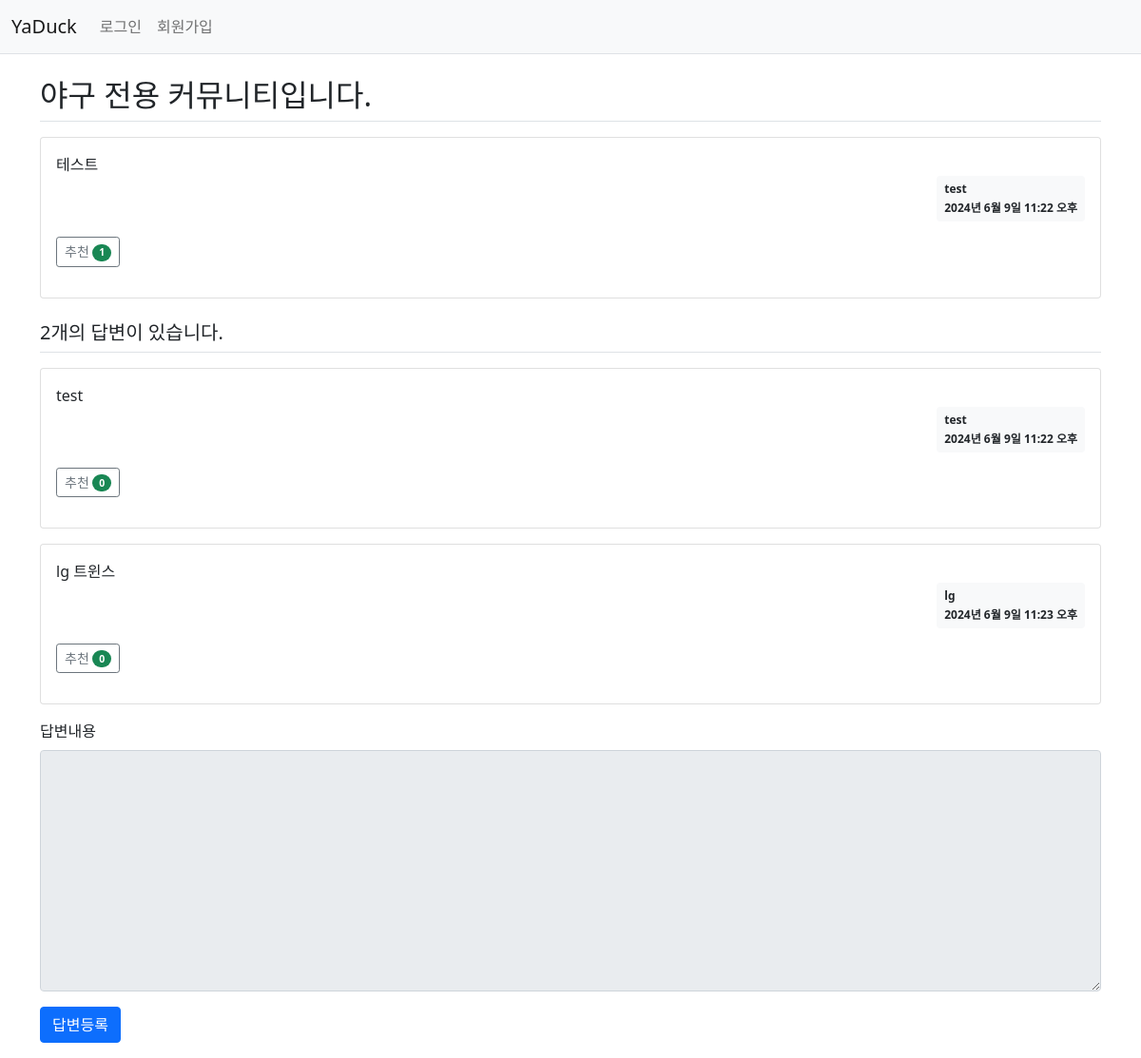
The page /yaduck/5/ on the database its author committed.
### yaduck/models.py (models this page shows, shortened)
class Question(models.Model):
    author = models.ForeignKey(User, on_delete=models.CASCADE, related_name='author_question')
    subject = models.CharField(max_length=200)
    content = models.TextField()
    create_date = models.DateTimeField()
    modify_date = models.DateTimeField(null=True, blank=True)
    voter = models.ManyToManyField(User, related_name='voter_question')
    category = models.ForeignKey(Category, on_delete=models.SET_NULL, null=True, related_name='questions')

class Answer(models.Model):
    author = models.ForeignKey(User, on_delete=models.CASCADE, related_name='author_answer')
    question = models.ForeignKey(Question, on_delete=models.CASCADE)
    content = models.TextField()
    create_date = models.DateTimeField()
    modify_date = models.DateTimeField(null=True, blank=True)
    voter = models.ManyToManyField(User, related_name='voter_answer')

### yaduck/views.py (the view)
# urls.py: path('<int:question_id>/', views.detail, name='detail'),
def detail(request, question_id):
    question = get_object_or_404(Question, pk=question_id)
    context = {'question': question}
    return render(request, 'yaduck/question_detail.html', context)

### templates/yaduck/question_detail.html (shortened to what this page needs)
{% extends 'base.html' %}
{% block content %}
<div class="container my-3">
    <h2 class="border-bottom py-2">{{ question.subject }}</h2>
    <div class="card my-3">
        <div class="card-body">
            <div class="card-text" style="white-space: pre-line;">{{ question.content }}</div>
            <div class="d-flex justify-content-end">
                <div class="badge bg-light text-dark p-2 text-start">
                    <div class="mb-2">{{ question.author.username }}</div>
                    <div>{{ question.create_date }}</div>
                </div>
            </div>
            <div class="my-3">
                <a href="javascript:void(0)" data-uri="{% url 'yaduck:question_vote' question.id  %}"
                    class="recommend btn btn-sm btn-outline-secondary"> 추천
                    <span class="badge rounded-pill bg-success">{{question.voter.count}}</span>
                </a>
            </div>
        </div>
    </div>
    <h5 class="border-bottom my-3 py-2">{{question.answer_set.count}}개의 답변이 있습니다.</h5>
    {% for answer in question.answer_set.all %}
    <div class="card my-3">
        <div class="card-body">
            <div class="card-text" style="white-space: pre-line;">{{ answer.content }}</div>
            <div class="d-flex justify-content-end">
                <div class="badge bg-light text-dark p-2 text-start">
                    <div class="mb-2">{{ answer.author.username }}</div>
                    <div>{{ answer.create_date }}</div>
                </div>
            </div>
            <div class="my-3">
                <a href="javascript:void(0)" data-uri="{% url 'yaduck:answer_vote' answer.id  %}"
                    class="recommend btn btn-sm btn-outline-secondary"> 추천
                    <span class="badge rounded-pill bg-success">{{answer.voter.count}}</span>
                </a>
            </div>
        </div>
    </div>
    {% endfor %}
    <form action="{% url 'yaduck:answer_create' question.id %}" method="post" class="my-3">
        <div class="mb-3">
            <label for="content" class="form-label">답변내용</label>
            <textarea {% if not user.is_authenticated %}disabled{% endif %}
              name="content" id="content" class="form-control" rows="10"></textarea>
        </div>
        <input type="submit" value="답변등록" class="btn btn-primary">
    </form>
</div>
{% endblock %}

### rows shown on the page
Question: subject "야구 전용 커뮤니티입니다.", content "테스트", author.username "test", create_date "2024년 6월 9일 11:22 오후", voter.count "1", answer_set.count "2"
Answer: content "test", author.username "test", create_date "2024년 6월 9일 11:22 오후", voter.count "0"
Answer: content "lg 트윈스", author.username "lg", create_date "2024년 6월 9일 11:23 오후", voter.count "0"
